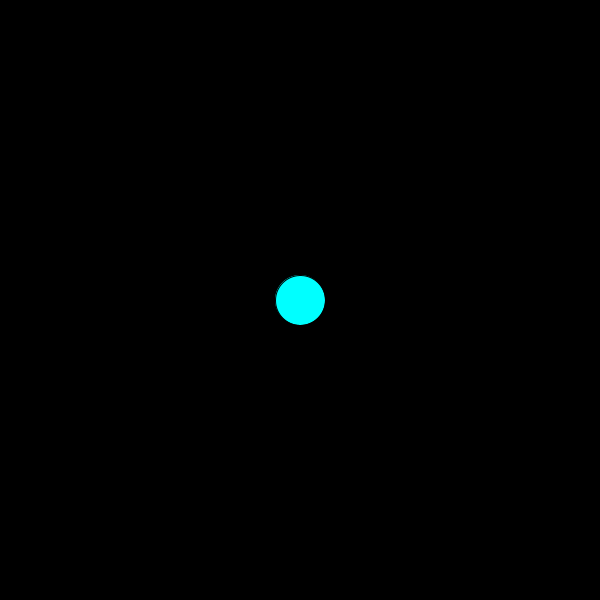
Frame 1 (no input)
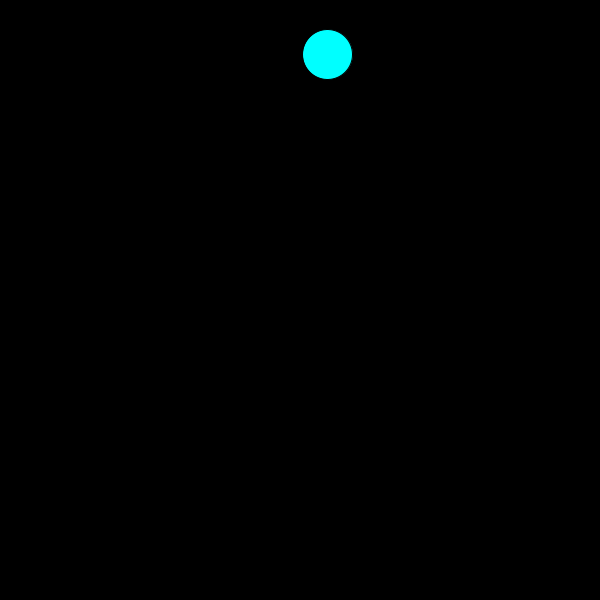
Frame 60 (the mouse pressed at the canvas centre just before this capture)
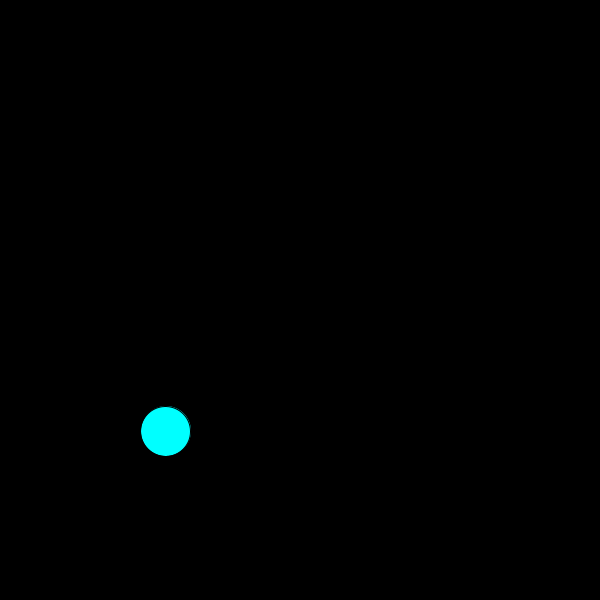
Frame 120 (the mouse held since frame 60 and released just before this capture)

The Processing sketch that drew these frames (run headless with seeded random() and noise(); from frame 60 on, the mouse is pressed at the canvas centre):

// Processing sketch: vectorPract
// ── vectorPract.pde
Mover mover1;

void setup(){
  size(600,600); 
  mover1 = new Mover();
}

void draw(){
  background(0);
  mover1.move();
  mover1.checkEdges();
  mover1.display(); 
}

// ── Mover.pde
class Mover {
  PVector location;
  PVector velocity;
  PVector acceleration;
  int size;
  
  Mover() {
    location = new PVector(width/2,height/2);
    velocity = new PVector(0,0);
    acceleration = new PVector(0.3,0.5);
    size = 50;
  }
  
  void display() {
    fill(0,255,255);
    ellipse(location.x,location.y, size, size); 
  }  
  
  void move() {
    location.add(velocity);
    velocity.add(acceleration);
    println("Vx: " + velocity.x);
    println("Vy: " + velocity.y);
  }
  
  void checkEdges() {
    if(location.x > width - size/2){
      location.x = width - size/2;
      velocity.x *= -1;
      acceleration.x *= -1;
    }
    if(location.x < 0 + size/2){
      location.x = 0 + size/2;
      velocity.x *= -1;
      acceleration.x *= -1;
    }
    if(location.y > height - size/2){
      location.y = height - size/2;
      velocity.y *= -1; 
      acceleration.y *= -1;
    }
    if(location.y < 0 + size/2){
      location.y = 0 + size/2;
      velocity.y *= -1; 
      acceleration.y *= -1;
    }   
  }
}
